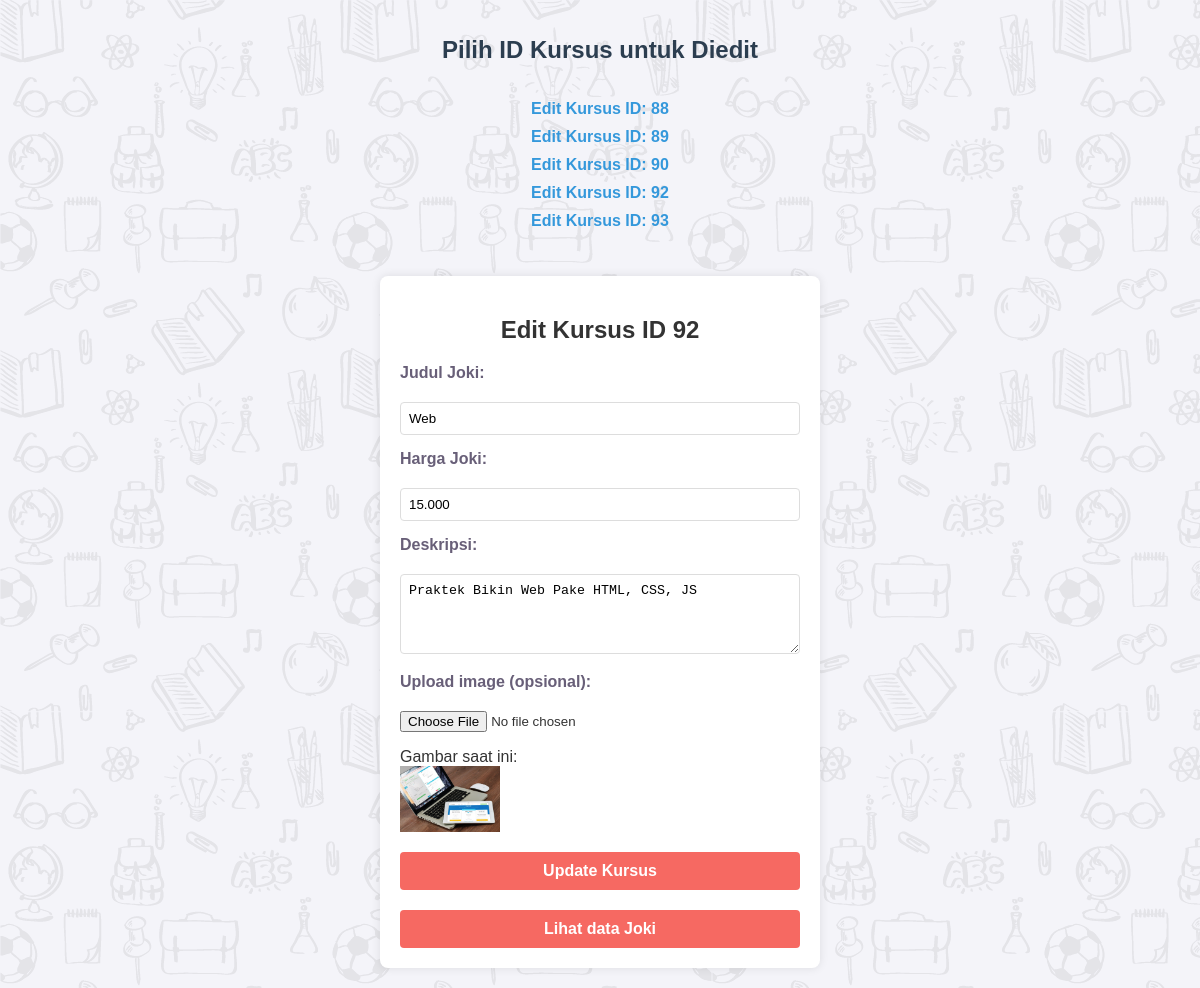
The app's page /update.php?id=92 (signed in) with its own data.
### tables this page shows
CREATE TABLE `courses` (
  `id` int(11) NOT NULL,
  `title` varchar(100) NOT NULL,
  `price` decimal(10,3) NOT NULL,
  `description` text DEFAULT NULL,
  `image` varchar(255) DEFAULT NULL,
  `rating` tinyint(4) DEFAULT NULL
);

### update.php (the view, shortened to what this page needs)
<?php
include 'db.php';
if (isset($_GET['id']) && !empty($_GET['id'])) {
    $id = $_GET['id'];
    $stmt = $conn->prepare("SELECT * FROM courses WHERE id = ?");
    $stmt->bind_param("i", $id);
    $stmt->execute();
    $result = $stmt->get_result();
    $course = $result->fetch_assoc();
}
$result = $conn->query("SELECT id FROM courses");
?>
<!DOCTYPE html>
<html lang="en">
<head>
    <link rel="stylesheet" href="update.css">
</head>
<body style="background-image: url(std\ 1.png);">
    <h1>Pilih ID Kursus untuk Diedit</h1>
    <ul>
        <?php while ($row = $result->fetch_assoc()): ?>
            <li><a href="update.php?id=<?= $row['id']; ?>">Edit Kursus ID: <?= $row['id']; ?></a></li>
        <?php endwhile; ?>
    </ul>
    <?php if (isset($course)): ?>
        <form method="POST"  action="" enctype="multipart/form-data">
        <h2 style="text-align:center;">Edit Kursus ID <?= htmlspecialchars($course['id']); ?></h2>
            <label style="color: #685f78; margin-bottom:20px;" for="title">Judul Joki:</label>
            <input type="text" name="title" value="<?= htmlspecialchars($course['title']); ?>" required><br>
            <label style="color: #685f78; margin-bottom:20px;" for="price">Harga Joki:</label>
            <input type="text" name="price" value="<?= htmlspecialchars($course['price']); ?>" required><br>
            <label style="color: #685f78; margin-bottom:20px;" for="description">Deskripsi:</label>
            <textarea name="description" required><?= htmlspecialchars($course['description']); ?></textarea><br>
            <label style="color: #685f78; margin-bottom:20px;" for="image">Upload image (opsional):</label>
            <input type="file" name="image" accept="image/*"><br>
            <p>Gambar saat ini: <br> <img src="uploads/<?= htmlspecialchars($course['image']); ?>" alt="Gambar Kursus" width="100"></p>
            <button type="submit">Update Kursus</button>
            <div class="a1">
        <a href="index.php">Lihat data Joki</a>
        </div>
        </form>
    <?php endif; ?>
</body>
</html>

### update.css (style rules this page uses)
body { font-family: Arial, sans-serif; background-color: #f4f4f9; background-image: url(std\ 1.png); color: #333; margin: 0; padding: 20px; display: flex; flex-direction: column; align-items: center; }
:root { --bg-color: #fff; --text-color: #22100d; --second-color: #685f78; --main-color: #f66962; --big-font: 3.8rem; --h2-font: 2.6rem; --p-font: 1rem; }
h1 { font-size: 24px; margin-bottom: 20px; color: #2c3e50; }
ul { list-style: none; padding: 0; }
ul li { margin-bottom: 10px; }
ul li a { text-decoration: none; color: #3498db; font-weight: bold; transition: color 0.3s; }
form { background-color: #fff; padding: 20px; border-radius: 8px; box-shadow: 0 0 10px rgba(0, 0, 0, 0.1); width: 100%; max-width: 400px; margin-top: 20px; }
form label { display: block; margin-bottom: 5px; font-weight: bold; color: #685f78; font-size: 1rem; transition: color 0.3s; }
form input[type="text"], form textarea { width: 100%; padding: 8px; margin-bottom: 15px; border: 1px solid #ddd; border-radius: 4px; box-sizing: border-box; }
form textarea { resize: vertical; min-height: 80px; }
form button[type="submit"] { background-color: var(--main-color); color: white; border: none; font-size: var(--p-font); font-weight: 700; border-radius: 4px; padding: 10px 15px; cursor: pointer; font-size: 16px; width: 100%; }
.a1 { margin-top: 20px; justify-content: center; display: flex; padding: 10px 15px; font-size: var(--p-font); font-weight: 700; border-radius: 4px; background: var(--main-color); color: var(--bg-color); }
.a1 a { text-align: center; color: white; text-decoration: none; }

### records on screen
courses: id "88"
courses: id "89"
courses: id "90"
courses: id "92", title "Web", price "15.000", description "Praktek Bikin Web Pake HTML, CSS, JS", image (picture)
courses: id "93"
